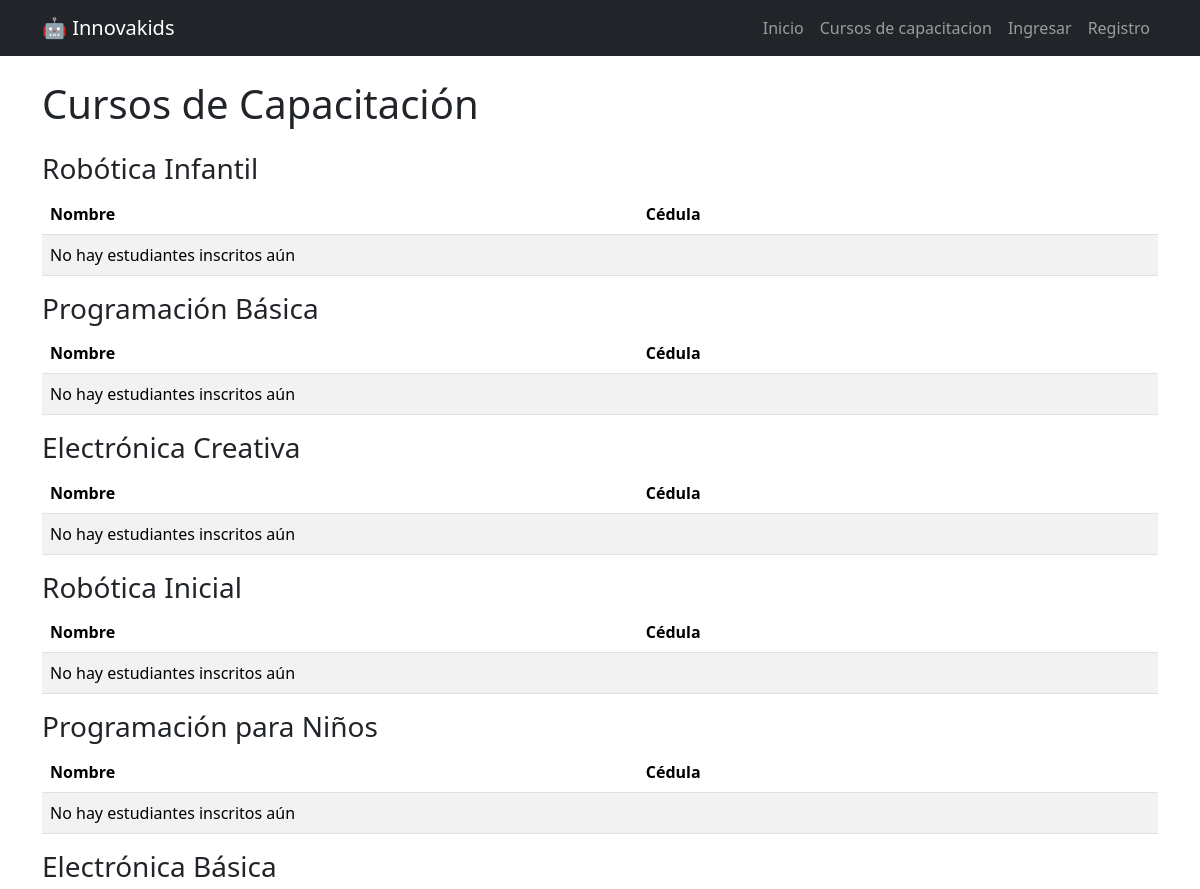
The app's page /cursos_capacitacion (upper part), older data.
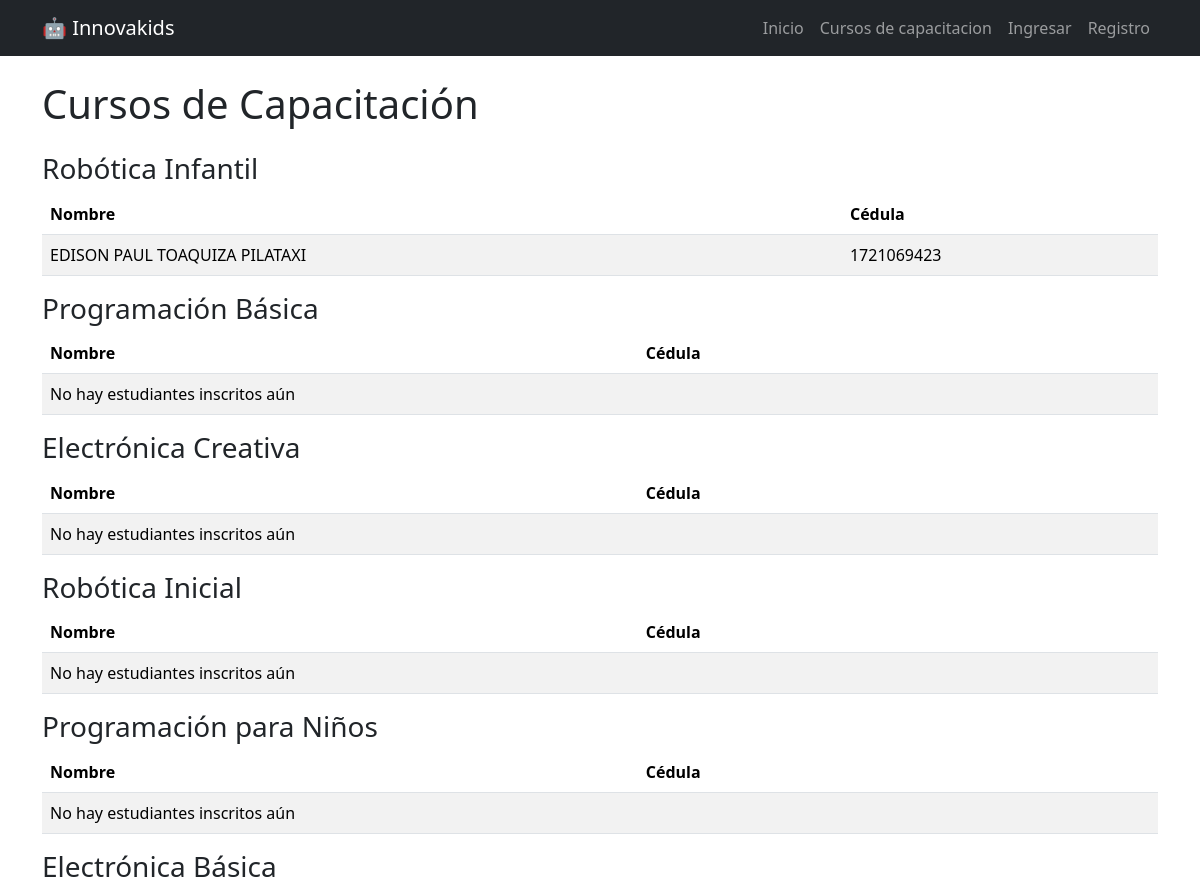
The same page, newer data.
### tables this page shows
CREATE TABLE cursos (
            id INTEGER PRIMARY KEY AUTOINCREMENT,
            titulo TEXT,
            descripcion TEXT,
            duracion TEXT,
            precio REAL,
            horario TEXT,
            imagen TEXT
        );

CREATE TABLE usuarios (
            id INTEGER PRIMARY KEY AUTOINCREMENT,
            cedula TEXT UNIQUE NOT NULL,
            nombre TEXT NOT NULL,
            correo TEXT UNIQUE NOT NULL,
            password TEXT NOT NULL
        );

### app.py (the view)
@app.route('/cursos_capacitacion')
def cursos_capacitacion():
    conn = get_connection()
    cursos = conn.execute("SELECT * FROM cursos").fetchall()
    estudiantes_por_curso = {}
    for curso in cursos:
        estudiantes = conn.execute("""
            SELECT usuarios.nombre, usuarios.cedula
            FROM inscripciones
            JOIN usuarios ON inscripciones.usuario_id = usuarios.id
            WHERE inscripciones.curso_id = ?
        """, (curso['id'],)).fetchall()
        estudiantes_por_curso[curso['id']] = estudiantes
    conn.close()
    return render_template(
        'cursos_capacitacion.html',
        cursos=cursos,
        estudiantes_por_curso=estudiantes_por_curso
    )

### app.py (called while the page is built)
def get_connection():
    conn = sqlite3.connect(DATABASE)
    conn.row_factory = sqlite3.Row
    return conn

### templates/cursos_capacitacion.html
{% extends 'base.html' %}
{% block content %}
<h1 class="mb-4">Cursos de Capacitación</h1>
{% for curso in cursos %}
<h3>{{ curso.titulo }}</h3>
<table class="table table-striped">
<thead>
<tr>
<th>Nombre</th>
<th>Cédula</th>
</tr>
</thead>
<tbody>
{% for estudiante in estudiantes_por_curso[curso.id] %}
<tr>
<td>{{ estudiante.nombre }}</td>
<td>{{ estudiante.cedula }}</td>
</tr>
{% else %}
<tr>
<td colspan="2">No hay estudiantes inscritos aún</td>
</tr>
{% endfor %}
</tbody>
</table>
{% endfor %}
{% endblock %}

Row changes from the older to the newer data that the page shows:
shown differently, row unchanged: cursos "Robótica Infantil": no longer shows "No hay estudiantes inscritos aún"
added usuarios: nombre "EDISON PAUL TOAQUIZA PILATAXI", cedula "1721069423", shown under cursos "Robótica Infantil"
